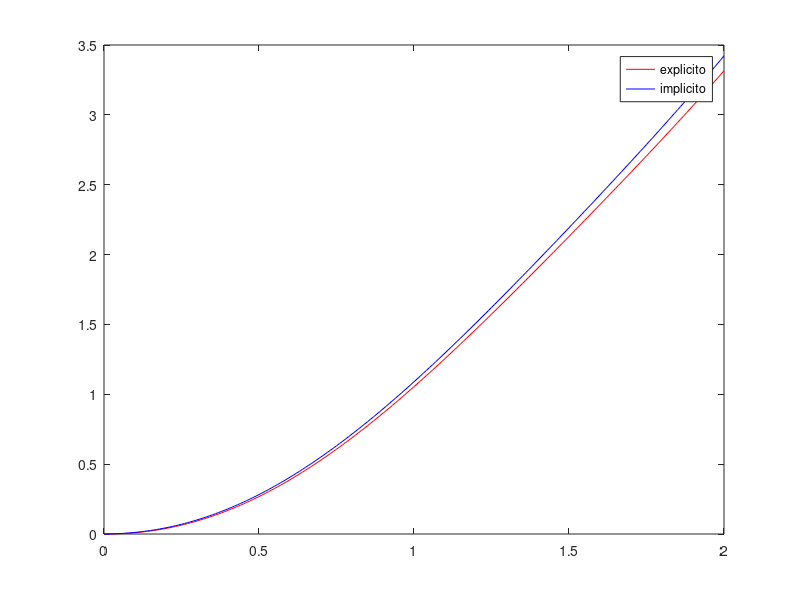
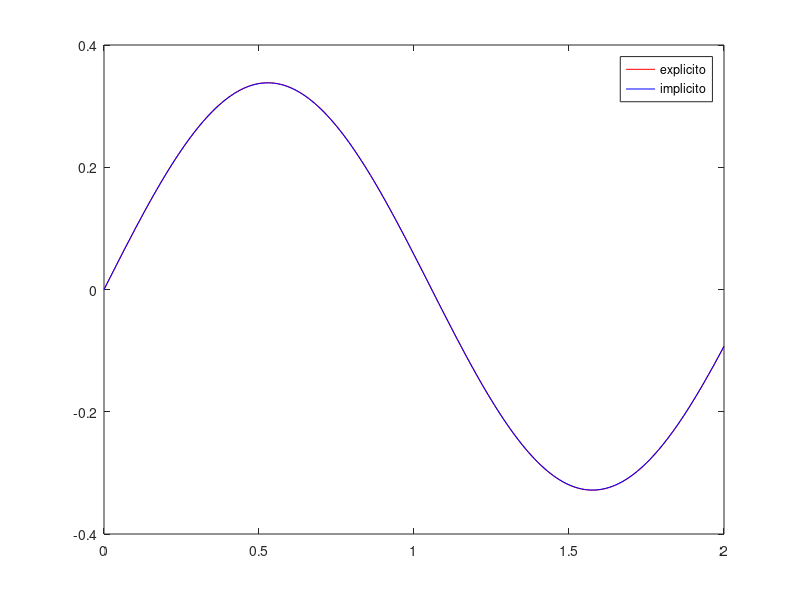
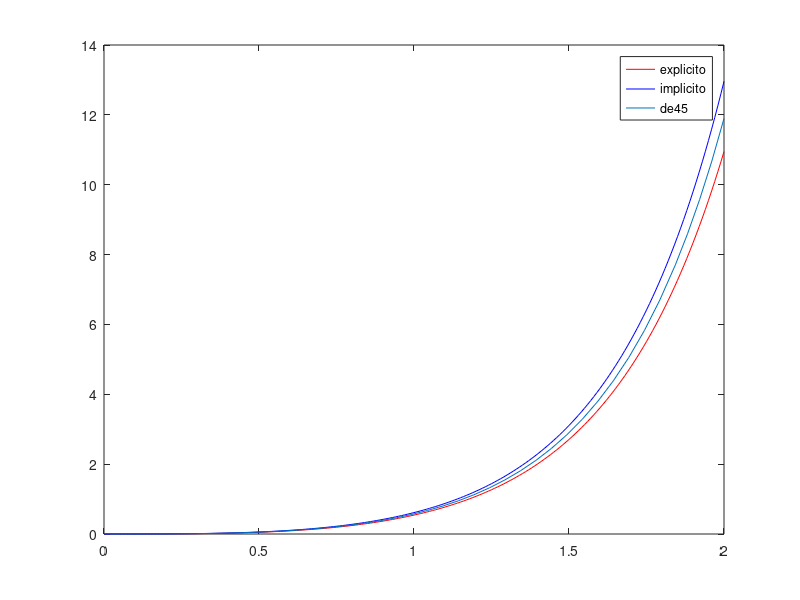

Reproduce these figures in MATLAB, in order.
clc;clear;close all

a = 0; b = 2;
N = 200;
h = (b - a)/N;
y(1) = 0;
z(1) = 0;
x = a:h:b;
% Problema 1.
for i = 2:length(x)
  y(i) = y(i-1) + h*(sin(2*x(i-1)) + y(i-1)) ;
  z(i) =  ( z(i-1) + h*sin(2*x(i)) ) / ( 1- h );
endfor
figure
plot(x,y,'r',x,z,'b');
legend('explicito','implicito')

% Problema 2.
for i = 2:length(x)
  y(i) = y(i-1) + h*(cos(3*x(i-1)));
  z(i) = y(i-1) +h*cos(3*x(i));
endfor
figure
plot(x,y,'r',x,z,'b');
legend('explicito','implicito')

% Problema 3.

p(:,1) = [0 0]; 
z1(:,1) = [0 0]; 
for i = 2:length(x)
  %Explicito
  p(:,i) = p(:,i-1) + h.*[ p(2,i-1) ; 2*p(2,i-1) + 2*p(1,i-1) + sin(2*x(i-1))];
  %Implicito
  z1(:,i) = [1 -h ; -2*h (1-2*h) ] \ (z1(:,i-1)+ [0;h*sin(2*x(i))]);
endfor
figure
plot(x,p(1,:),'r',x,z1(1,:),'b');hold on

%Resolvemos el Problema 3 con ode45
f = @(t,x) [x(2);2*x(2)+2*x(1)+sin(2*t)];
[t,x] = ode45(f,[0 2],[0 0]);

plot(t,x(:,1))
legend('explicito','implicito','de45')
